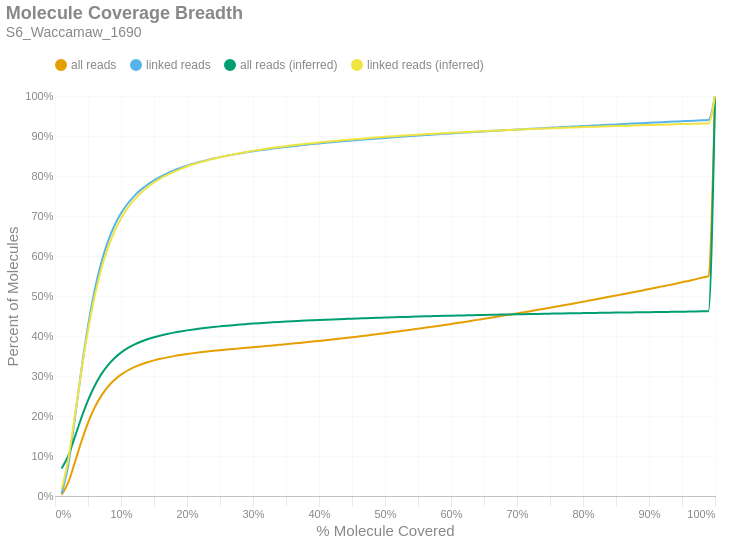

This figure's notebook cell:
### Markdown cell above
### Molecule Read Coverage
This chart shows molecule coverage breadth as computed by the number of bases aligned to that molecule. In other words, "*how much of each unique long molecule is actually sequenced/aligned?*" Keep in mind there is a distinction between sequences and alignments, since some sequences belonging to a particular molecule may not align well and wouldn't appear in the alignment data. This chart also shows molecule coverage breadth as computed by the *inferred fragment* from which the aligned sequences originate. Unlike read coverage, this calculation takes into account the total insert size, including unsequenced gaps between the forward and reverse reads. Like the previous figures, these are cumulative percents.

### Code cell
if SKIPLR:
    print_html(f"Skipped")
else:
    binned_df = consolidated_hist(valids['coverage_bp'], mask, 0.01, True)
    binned_df_inf = consolidated_hist(valids['coverage_inserts'], mask, 0.01, True)
    binned_df = binned_df.with_columns(pl.lit(binned_df_inf['all reads (cumsum)']).alias('all reads (inferred)'))
    binned_df = binned_df.with_columns(pl.lit(binned_df_inf['linked reads (cumsum)']).alias('linked reads (inferred)'))
    binned_df = binned_df.with_columns(
        (pl.col('bin').cast(pl.Float64) + 0.01).alias('right_edge')
    )

    with SafeRender(binned_df):
        (
            density_plot(binned_df, 'Molecule Coverage Breadth', samplename, 'molcov', ['all reads (inferred)','linked reads (inferred)'])
            .encode(
                #x=alt.X('bin:Q', title="% Molecule Covered").axis(format = '%').scale(padding=0),
                x=alt.X('right_edge:Q', title="% Molecule Covered").axis(format='%').scale(padding=0),
                y=alt.Y('value:Q', title='Percent of Molecules')
                    .axis(format='%')
                    .stack(False)
                    .scale(domainMin=0, padding=0),
                color=alt.Color("key:N").scale(domain = ["all reads", "linked reads", "all reads (inferred)", "linked reads (inferred)"]),
                tooltip = [
                    alt.Tooltip("key:N", title = "Data Type"),
                    alt.Tooltip("range_label:N", title="% Molecule Covered"),
                    alt.Tooltip("value:Q", format = ".2%", title="% Molecules")
                ]
            )
        ).display()

### Figure 1 — Vega-Lite specification as saved in the notebook (floating-point values rounded to 4 significant figures)
{"width": "container", "height": 400, "config": {"title": {"anchor": "start", "dy": -15, "fontSize": 18, "color": "#888888", "subtitleColor": "#888888", "subtitleFontSize": 14}, "arc": {"fill": "#0072B2"}, "axis": {"domainColor": "#888888", "domainWidth": 0.5, "gridWidth": 0.2, "grid": false, "titleFontWeight": 400, "titleFontSize": 15, "labelFontSize": 11, "labelColor": "#888888", "tickColor": "#888888", "tickWidth": 0.2, "titleColor": "#888888"}, "axisBand": {"grid": false}, "axisX": {"grid": true, "tickSize": 10, "domainCap": "round"}, "axisY": {"domain": false, "grid": true, "tickSize": 0, "domainCap": "round"}, "background": "transparent", "header": {"labelFontSize": 15, "labelColor": "#888888", "titleFontSize": 15, "titleFontWeight": 600, "titleColor": "#888888"}, "legend": {"labelFont": "sans-serif", "labelFontSize": 12, "labelColor": "#888888", "symbolSize": 100, "symbolType": "circle", "titleFontSize": 12, "titlePadding": 10, "titleColor": "#888888", "title": null, "orient": "top"}, "range": {"category": ["#E69F00", "#56B4E9", "#009E73", "#F0E442", "#0072B2", "#D55E00", "#CC79A7", "#000000"], "diverging": ["#cfe8f3", "#a2d4ec", "#73bfe2", "#46abdb", "#1696d2", "#12719e"]}, "area": {"fill": "#0072B2", "fillOpacity": 0.7, "line": true, "strokeOpacity": 0.7}, "line": {"color": "#0072B2", "stroke": "#0072B2", "strokeWidth": 2}, "trail": {"color": "#0072B2", "stroke": "#0072B2", "strokeWidth": 0, "size": 1}, "point": {"filled": true, "fillOpacity": 1.0, "size": 95}, "text": {"color": "#888888", "fontSize": 11, "align": "right", "fontWeight": 400, "size": 11}, "bar": {"fill": "#0072B2", "stroke": null}, "view": {"stroke": null, "continuousWidth": 660, "continuousHeight": 400}}, "data": {"name": "data-c12e92af960acf3cdcf392b081d2941f"}, "mark": {"type": "line", "interpolate": "monotone", "point": {"opacity": 0, "size": 275}}, "encoding": {"color": {"field": "key", "scale": {"domain": ["all reads", "linked reads", "all reads (inferred)", "linked reads (inferred)"]}, "type": "nominal"}, "tooltip": [{"field": "key", "title": "Data Type", "type": "nominal"}, {"field": "range_label", "title": "% Molecule Covered", "type": "nominal"}, {"field": "value", "format": ".2%", "title": "% Molecules", "type": "quantitative"}], "x": {"axis": {"format": "%"}, "field": "right_edge", "scale": {"padding": 0}, "title": "% Molecule Covered", "type": "quantitative"}, "y": {"axis": {"format": "%"}, "field": "value", "scale": {"domainMin": 0, "padding": 0}, "stack": false, "title": "Percent of Molecules", "type": "quantitative"}}, "params": [{"name": "param_c36ac31b6afebe62", "select": {"type": "point", "fields": ["key"]}, "bind": "legend"}], "title": {"text": "Molecule Coverage Breadth", "subtitle": "S6_Waccamaw_1690"}, "transform": [{"fold": ["all reads (cumsum)", "linked reads (cumsum)", "all reads (inferred)", "linked reads (inferred)"]}, {"calculate": "replace(datum.key, ' (cumsum)', '')", "as": "key"}, {"filter": {"param": "param_c36ac31b6afebe62"}}], "usermeta": {"embedOptions": {"downloadFileName": "S6_Waccamaw_1690.molcov"}}, "$schema": "https://vega.github.io/schema/vega-lite/v6.1.0.json", "datasets": {"data-c12e92af960acf3cdcf392b081d2941f": [{"bin": "0.0", "interval": "0.0-0.01", "all reads": 0.002935, "linked reads": 0.006259, "all reads (cumsum)": 0.002935, "linked reads (cumsum)": 0.006259, "range_label": "0.0-0.01", "all reads (inferred)": 0.06858, "linked reads (inferred)": 0.01719, "right_edge": 0.01}, {"bin": "0.01", "interval": "0.01-0.02", "all reads": 0.03042, "linked reads": 0.06996, "all reads (cumsum)": 0.03335, "linked reads (cumsum)": 0.07622, "range_label": "0.01-0.02", "all reads (inferred)": 0.1002, "linked reads (inferred)": 0.09013, "right_edge": 0.02}, {"bin": "0.02", "interval": "0.02-0.03", "all reads": 0.0501, "linked reads": 0.1166, "all reads (cumsum)": 0.08345, "linked reads (cumsum)": 0.1928, "range_label": "0.02-0.03", "all reads (inferred)": 0.1472, "linked reads (inferred)": 0.1995, "right_edge": 0.03}, {"bin": "0.03", "interval": "0.03-0.04", "all reads": 0.05275, "linked reads": 0.1231, "all reads (cumsum)": 0.1362, "linked reads (cumsum)": 0.316, "range_label": "0.03-0.04", "all reads (inferred)": 0.1956, "linked reads (inferred)": 0.3127, "right_edge": 0.04}, {"bin": "0.04", "interval": "0.04-0.05", "all reads": 0.0467, "linked reads": 0.1091, "all reads (cumsum)": 0.1829, "linked reads (cumsum)": 0.4251, "range_label": "0.04-0.05", "all reads (inferred)": 0.2388, "linked reads (inferred)": 0.4139, "right_edge": 0.05}, {"bin": "0.05", "interval": "0.05-0.06", "all reads": 0.03792, "linked reads": 0.08863, "all reads (cumsum)": 0.2208, "linked reads (cumsum)": 0.5138, "range_label": "0.05-0.06", "all reads (inferred)": 0.2751, "linked reads (inferred)": 0.4988, "right_edge": 0.06}, {"bin": "0.06", "interval": "0.06-0.07", "all reads": 0.02955, "linked reads": 0.06907, "all reads (cumsum)": 0.2504, "linked reads (cumsum)": 0.5828, "range_label": "0.06-0.07", "all reads (inferred)": 0.304, "linked reads (inferred)": 0.5666, "right_edge": 0.07}, {"bin": "0.07", "interval": "0.07-0.08", "all reads": 0.02265, "linked reads": 0.05289, "all reads (cumsum)": 0.273, "linked reads (cumsum)": 0.6357, "range_label": "0.07-0.08", "all reads (inferred)": 0.3267, "linked reads (inferred)": 0.6198, "right_edge": 0.08}, {"bin": "0.08", "interval": "0.08-0.09", "all reads": 0.01723, "linked reads": 0.04021, "all reads (cumsum)": 0.2903, "linked reads (cumsum)": 0.6759, "range_label": "0.08-0.09", "all reads (inferred)": 0.3445, "linked reads (inferred)": 0.6613, "right_edge": 0.09}, {"bin": "0.09", "interval": "0.09-0.1", "all reads": 0.01317, "linked reads": 0.0307, "all reads (cumsum)": 0.3034, "linked reads (cumsum)": 0.7066, "range_label": "0.09-0.1", "all reads (inferred)": 0.3584, "linked reads (inferred)": 0.6938, "right_edge": 0.1}, {"bin": "0.1", "interval": "0.1-0.11", "all reads": 0.01032, "linked reads": 0.024, "all reads (cumsum)": 0.3137, "linked reads (cumsum)": 0.7306, "range_label": "0.1-0.11", "all reads (inferred)": 0.3694, "linked reads (inferred)": 0.7196, "right_edge": 0.11}, {"bin": "0.11", "interval": "0.11-0.12", "all reads": 0.008244, "linked reads": 0.01914, "all reads (cumsum)": 0.322, "linked reads (cumsum)": 0.7498, "range_label": "0.11-0.12", "all reads (inferred)": 0.3784, "linked reads (inferred)": 0.7405, "right_edge": 0.12}, {"bin": "0.12", "interval": "0.12-0.13", "all reads": 0.006732, "linked reads": 0.01562, "all reads (cumsum)": 0.3287, "linked reads (cumsum)": 0.7654, "range_label": "0.12-0.13", "all reads (inferred)": 0.3857, "linked reads (inferred)": 0.7575, "right_edge": 0.13}, {"bin": "0.13", "interval": "0.13-0.14", "all reads": 0.005558, "linked reads": 0.01289, "all reads (cumsum)": 0.3343, "linked reads (cumsum)": 0.7783, "range_label": "0.13-0.14", "all reads (inferred)": 0.3918, "linked reads (inferred)": 0.7717, "right_edge": 0.14}, {"bin": "0.14", "interval": "0.14-0.15", "all reads": 0.004755, "linked reads": 0.011, "all reads (cumsum)": 0.339, "linked reads (cumsum)": 0.7893, "range_label": "0.14-0.15", "all reads (inferred)": 0.3969, "linked reads (inferred)": 0.7838, "right_edge": 0.15}, {"bin": "0.15", "interval": "0.15-0.16", "all reads": 0.004027, "linked reads": 0.009296, "all reads (cumsum)": 0.3431, "linked reads (cumsum)": 0.7986, "range_label": "0.15-0.16", "all reads (inferred)": 0.4013, "linked reads (inferred)": 0.794, "right_edge": 0.16}, {"bin": "0.16", "interval": "0.16-0.17", "all reads": 0.003527, "linked reads": 0.008107, "all reads (cumsum)": 0.3466, "linked reads (cumsum)": 0.8067, "range_label": "0.16-0.17", "all reads (inferred)": 0.4051, "linked reads (inferred)": 0.8028, "right_edge": 0.17}, {"bin": "0.17", "interval": "0.17-0.18", "all reads": 0.00309, "linked reads": 0.007083, "all reads (cumsum)": 0.3497, "linked reads (cumsum)": 0.8138, "range_label": "0.17-0.18", "all reads (inferred)": 0.4084, "linked reads (inferred)": 0.8105, "right_edge": 0.18}, {"bin": "0.18", "interval": "0.18-0.19", "all reads": 0.002744, "linked reads": 0.006271, "all reads (cumsum)": 0.3524, "linked reads (cumsum)": 0.82, "range_label": "0.18-0.19", "all reads (inferred)": 0.4114, "linked reads (inferred)": 0.8174, "right_edge": 0.19}, {"bin": "0.19", "interval": "0.19-0.2", "all reads": 0.002489, "linked reads": 0.005662, "all reads (cumsum)": 0.3549, "linked reads (cumsum)": 0.8257, "range_label": "0.19-0.2", "all reads (inferred)": 0.4141, "linked reads (inferred)": 0.8236, "right_edge": 0.2}, {"bin": "0.2", "interval": "0.2-0.21", "all reads": 0.002258, "linked reads": 0.005078, "all reads (cumsum)": 0.3572, "linked reads (cumsum)": 0.8308, "range_label": "0.2-0.21", "all reads (inferred)": 0.4165, "linked reads (inferred)": 0.8292, "right_edge": 0.21}, {"bin": "0.21", "interval": "0.21-0.22", "all reads": 0.002068, "linked reads": 0.004632, "all reads (cumsum)": 0.3592, "linked reads (cumsum)": 0.8354, "range_label": "0.21-0.22", "all reads (inferred)": 0.4186, "linked reads (inferred)": 0.8342, "right_edge": 0.22}, {"bin": "0.22", "interval": "0.22-0.23", "all reads": 0.001912, "linked reads": 0.004233, "all reads (cumsum)": 0.3612, "linked reads (cumsum)": 0.8396, "range_label": "0.22-0.23", "all reads (inferred)": 0.4206, "linked reads (inferred)": 0.8387, "right_edge": 0.23}, {"bin": "0.23", "interval": "0.23-0.24", "all reads": 0.001806, "linked reads": 0.00395, "all reads (cumsum)": 0.363, "linked reads (cumsum)": 0.8436, "range_label": "0.23-0.24", "all reads (inferred)": 0.4224, "linked reads (inferred)": 0.843, "right_edge": 0.24}, {"bin": "0.24", "interval": "0.24-0.25", "all reads": 0.001677, "linked reads": 0.00362, "all reads (cumsum)": 0.3646, "linked reads (cumsum)": 0.8472, "range_label": "0.24-0.25", "all reads (inferred)": 0.4241, "linked reads (inferred)": 0.8469, "right_edge": 0.25}, {"bin": "0.25", "interval": "0.25-0.26", "all reads": 0.001487, "linked reads": 0.003177, "all reads (cumsum)": 0.3661, "linked reads (cumsum)": 0.8504, "range_label": "0.25-0.26", "all reads (inferred)": 0.4257, "linked reads (inferred)": 0.8505, "right_edge": 0.26}, {"bin": "0.26", "interval": "0.26-0.27", "all reads": 0.001457, "linked reads": 0.003065, "all reads (cumsum)": 0.3676, "linked reads (cumsum)": 0.8535, "range_label": "0.26-0.27", "all reads (inferred)": 0.4272, "linked reads (inferred)": 0.8539, "right_edge": 0.27}, {"bin": "0.27", "interval": "0.27-0.28", "all reads": 0.001432, "linked reads": 0.002931, "all reads (cumsum)": 0.369, "linked reads (cumsum)": 0.8564, "range_label": "0.27-0.28", "all reads (inferred)": 0.4285, "linked reads (inferred)": 0.8571, "right_edge": 0.28}, {"bin": "0.28", "interval": "0.28-0.29", "all reads": 0.001441, "linked reads": 0.002763, "all reads (cumsum)": 0.3705, "linked reads (cumsum)": 0.8591, "range_label": "0.28-0.29", "all reads (inferred)": 0.4298, "linked reads (inferred)": 0.86, "right_edge": 0.29}, {"bin": "0.29", "interval": "0.29-0.3", "all reads": 0.001463, "linked reads": 0.0026, "all reads (cumsum)": 0.3719, "linked reads (cumsum)": 0.8617, "range_label": "0.29-0.3", "all reads (inferred)": 0.431, "linked reads (inferred)": 0.8628, "right_edge": 0.3}, {"bin": "0.3", "interval": "0.3-0.31", "all reads": 0.001464, "linked reads": 0.002438, "all reads (cumsum)": 0.3734, "linked reads (cumsum)": 0.8642, "range_label": "0.3-0.31", "all reads (inferred)": 0.4321, "linked reads (inferred)": 0.8654, "right_edge": 0.31}, {"bin": "0.31", "interval": "0.31-0.32", "all reads": 0.001473, "linked reads": 0.002288, "all reads (cumsum)": 0.3749, "linked reads (cumsum)": 0.8665, "range_label": "0.31-0.32", "all reads (inferred)": 0.4332, "linked reads (inferred)": 0.868, "right_edge": 0.32}, {"bin": "0.32", "interval": "0.32-0.33", "all reads": 0.001525, "linked reads": 0.002186, "all reads (cumsum)": 0.3764, "linked reads (cumsum)": 0.8687, "range_label": "0.32-0.33", "all reads (inferred)": 0.4342, "linked reads (inferred)": 0.8703, "right_edge": 0.33}, {"bin": "0.33", "interval": "0.33-0.34", "all reads": 0.001519, "linked reads": 0.002102, "all reads (cumsum)": 0.3779, "linked reads (cumsum)": 0.8708, "range_label": "0.33-0.34", "all reads (inferred)": 0.4352, "linked reads (inferred)": 0.8726, "right_edge": 0.34}, {"bin": "0.34", "interval": "0.34-0.35", "all reads": 0.00154, "linked reads": 0.001976, "all reads (cumsum)": 0.3794, "linked reads (cumsum)": 0.8727, "range_label": "0.34-0.35", "all reads (inferred)": 0.4361, "linked reads (inferred)": 0.8746, "right_edge": 0.35}, {"bin": "0.35", "interval": "0.35-0.36", "all reads": 0.001616, "linked reads": 0.001935, "all reads (cumsum)": 0.3811, "linked reads (cumsum)": 0.8747, "range_label": "0.35-0.36", "all reads (inferred)": 0.437, "linked reads (inferred)": 0.8766, "right_edge": 0.36}, {"bin": "0.36", "interval": "0.36-0.37", "all reads": 0.001601, "linked reads": 0.001775, "all reads (cumsum)": 0.3827, "linked reads (cumsum)": 0.8764, "range_label": "0.36-0.37", "all reads (inferred)": 0.4378, "linked reads (inferred)": 0.8785, "right_edge": 0.37}, {"bin": "0.37", "interval": "0.37-0.38", "all reads": 0.001693, "linked reads": 0.001761, "all reads (cumsum)": 0.3843, "linked reads (cumsum)": 0.8782, "range_label": "0.37-0.38", "all reads (inferred)": 0.4386, "linked reads (inferred)": 0.8804, "right_edge": 0.38}, {"bin": "0.38", "interval": "0.38-0.39", "all reads": 0.001693, "linked reads": 0.001672, "all reads (cumsum)": 0.386, "linked reads (cumsum)": 0.8799, "range_label": "0.38-0.39", "all reads (inferred)": 0.4394, "linked reads (inferred)": 0.8821, "right_edge": 0.39}, {"bin": "0.39", "interval": "0.39-0.4", "all reads": 0.00174, "linked reads": 0.00162, "all reads (cumsum)": 0.3878, "linked reads (cumsum)": 0.8815, "range_label": "0.39-0.4", "all reads (inferred)": 0.4401, "linked reads (inferred)": 0.8838, "right_edge": 0.4}, {"bin": "0.4", "interval": "0.4-0.41", "all reads": 0.001753, "linked reads": 0.001544, "all reads (cumsum)": 0.3895, "linked reads (cumsum)": 0.883, "range_label": "0.4-0.41", "all reads (inferred)": 0.4408, "linked reads (inferred)": 0.8855, "right_edge": 0.41}, {"bin": "0.41", "interval": "0.41-0.42", "all reads": 0.001761, "linked reads": 0.001493, "all reads (cumsum)": 0.3913, "linked reads (cumsum)": 0.8845, "range_label": "0.41-0.42", "all reads (inferred)": 0.4415, "linked reads (inferred)": 0.887, "right_edge": 0.42}, {"bin": "0.42", "interval": "0.42-0.43", "all reads": 0.001863, "linked reads": 0.001466, "all reads (cumsum)": 0.3932, "linked reads (cumsum)": 0.886, "range_label": "0.42-0.43", "all reads (inferred)": 0.4422, "linked reads (inferred)": 0.8885, "right_edge": 0.43}, {"bin": "0.43", "interval": "0.43-0.44", "all reads": 0.001877, "linked reads": 0.001452, "all reads (cumsum)": 0.395, "linked reads (cumsum)": 0.8875, "range_label": "0.43-0.44", "all reads (inferred)": 0.4428, "linked reads (inferred)": 0.89, "right_edge": 0.44}, {"bin": "0.44", "interval": "0.44-0.45", "all reads": 0.001936, "linked reads": 0.001395, "all reads (cumsum)": 0.397, "linked reads (cumsum)": 0.8888, "range_label": "0.44-0.45", "all reads (inferred)": 0.4434, "linked reads (inferred)": 0.8914, "right_edge": 0.45}, {"bin": "0.45", "interval": "0.45-0.46", "all reads": 0.001934, "linked reads": 0.001314, "all reads (cumsum)": 0.3989, "linked reads (cumsum)": 0.8902, "range_label": "0.45-0.46", "all reads (inferred)": 0.444, "linked reads (inferred)": 0.8927, "right_edge": 0.46}, {"bin": "0.46", "interval": "0.46-0.47", "all reads": 0.001943, "linked reads": 0.00128, "all reads (cumsum)": 0.4008, "linked reads (cumsum)": 0.8914, "range_label": "0.46-0.47", "all reads (inferred)": 0.4446, "linked reads (inferred)": 0.894, "right_edge": 0.47}, {"bin": "0.47", "interval": "0.47-0.48", "all reads": 0.00207, "linked reads": 0.001271, "all reads (cumsum)": 0.4029, "linked reads (cumsum)": 0.8927, "range_label": "0.47-0.48", "all reads (inferred)": 0.4452, "linked reads (inferred)": 0.8953, "right_edge": 0.48}, {"bin": "0.48", "interval": "0.48-0.49", "all reads": 0.001983, "linked reads": 0.001206, "all reads (cumsum)": 0.4049, "linked reads (cumsum)": 0.8939, "range_label": "0.48-0.49", "all reads (inferred)": 0.4457, "linked reads (inferred)": 0.8966, "right_edge": 0.49}, {"bin": "0.49", "interval": "0.49-0.5", "all reads": 0.00222, "linked reads": 0.001298, "all reads (cumsum)": 0.4071, "linked reads (cumsum)": 0.8952, "range_label": "0.49-0.5", "all reads (inferred)": 0.4463, "linked reads (inferred)": 0.8979, "right_edge": 0.5}, {"bin": "0.5", "interval": "0.5-0.51", "all reads": 0.001971, "linked reads": 0.00122, "all reads (cumsum)": 0.4091, "linked reads (cumsum)": 0.8964, "range_label": "0.5-0.51", "all reads (inferred)": 0.4467, "linked reads (inferred)": 0.8989, "right_edge": 0.51}, {"bin": "0.51", "interval": "0.51-0.52", "all reads": 0.002254, "linked reads": 0.001196, "all reads (cumsum)": 0.4113, "linked reads (cumsum)": 0.8976, "range_label": "0.51-0.52", "all reads (inferred)": 0.4472, "linked reads (inferred)": 0.9001, "right_edge": 0.52}, {"bin": "0.52", "interval": "0.52-0.53", "all reads": 0.002205, "linked reads": 0.001187, "all reads (cumsum)": 0.4135, "linked reads (cumsum)": 0.8988, "range_label": "0.52-0.53", "all reads (inferred)": 0.4477, "linked reads (inferred)": 0.9012, "right_edge": 0.53}, {"bin": "0.53", "interval": "0.53-0.54", "all reads": 0.002257, "linked reads": 0.001106, "all reads (cumsum)": 0.4158, "linked reads (cumsum)": 0.8999, "range_label": "0.53-0.54", "all reads (inferred)": 0.4482, "linked reads (inferred)": 0.9022, "right_edge": 0.54}, {"bin": "0.54", "interval": "0.54-0.55", "all reads": 0.002253, "linked reads": 0.001133, "all reads (cumsum)": 0.4181, "linked reads (cumsum)": 0.9011, "range_label": "0.54-0.55", "all reads (inferred)": 0.4487, "linked reads (inferred)": 0.9033, "right_edge": 0.55}, {"bin": "0.55", "interval": "0.55-0.56", "all reads": 0.002358, "linked reads": 0.001129, "all reads (cumsum)": 0.4204, "linked reads (cumsum)": 0.9022, "range_label": "0.55-0.56", "all reads (inferred)": 0.4491, "linked reads (inferred)": 0.9043, "right_edge": 0.56}, {"bin": "0.56", "interval": "0.56-0.57", "all reads": 0.00239, "linked reads": 0.001066, "all reads (cumsum)": 0.4228, "linked reads (cumsum)": 0.9033, "range_label": "0.56-0.57", "all reads (inferred)": 0.4495, "linked reads (inferred)": 0.9052, "right_edge": 0.57}, {"bin": "0.57", "interval": "0.57-0.58", "all reads": 0.002383, "linked reads": 0.001114, "all reads (cumsum)": 0.4252, "linked reads (cumsum)": 0.9044, "range_label": "0.57-0.58", "all reads (inferred)": 0.45, "linked reads (inferred)": 0.9062, "right_edge": 0.58}, {"bin": "0.58", "interval": "0.58-0.59", "all reads": 0.002399, "linked reads": 0.001011, "all reads (cumsum)": 0.4276, "linked reads (cumsum)": 0.9054, "range_label": "0.58-0.59", "all reads (inferred)": 0.4504, "linked reads (inferred)": 0.9071, "right_edge": 0.59}, {"bin": "0.59", "interval": "0.59-0.6", "all reads": 0.002505, "linked reads": 0.001093, "all reads (cumsum)": 0.4301, "linked reads (cumsum)": 0.9065, "range_label": "0.59-0.6", "all reads (inferred)": 0.4508, "linked reads (inferred)": 0.908, "right_edge": 0.6}, {"bin": "0.6", "interval": "0.6-0.61", "all reads": 0.002437, "linked reads": 0.001009, "all reads (cumsum)": 0.4325, "linked reads (cumsum)": 0.9075, "range_label": "0.6-0.61", "all reads (inferred)": 0.4512, "linked reads (inferred)": 0.9089, "right_edge": 0.61}, {"bin": "0.61", "interval": "0.61-0.62", "all reads": 0.002626, "linked reads": 0.001031, "all reads (cumsum)": 0.4352, "linked reads (cumsum)": 0.9085, "range_label": "0.61-0.62", "all reads (inferred)": 0.4515, "linked reads (inferred)": 0.9097, "right_edge": 0.62}, {"bin": "0.62", "interval": "0.62-0.63", "all reads": 0.00254, "linked reads": 0.0009999, "all reads (cumsum)": 0.4377, "linked reads (cumsum)": 0.9095, "range_label": "0.62-0.63", "all reads (inferred)": 0.4519, "linked reads (inferred)": 0.9105, "right_edge": 0.63}, {"bin": "0.63", "interval": "0.63-0.64", "all reads": 0.002638, "linked reads": 0.0009822, "all reads (cumsum)": 0.4403, "linked reads (cumsum)": 0.9105, "range_label": "0.63-0.64", "all reads (inferred)": 0.4523, "linked reads (inferred)": 0.9114, "right_edge": 0.64}, {"bin": "0.64", "interval": "0.64-0.65", "all reads": 0.002573, "linked reads": 0.0009776, "all reads (cumsum)": 0.4429, "linked reads (cumsum)": 0.9115, "range_label": "0.64-0.65", "all reads (inferred)": 0.4526, "linked reads (inferred)": 0.9122, "right_edge": 0.65}, {"bin": "0.65", "interval": "0.65-0.66", "all reads": 0.002766, "linked reads": 0.000973, "all reads (cumsum)": 0.4457, "linked reads (cumsum)": 0.9124, "range_label": "0.65-0.66", "all reads (inferred)": 0.453, "linked reads (inferred)": 0.913, "right_edge": 0.66}, {"bin": "0.66", "interval": "0.66-0.67", "all reads": 0.002637, "linked reads": 0.0009083, "all reads (cumsum)": 0.4483, "linked reads (cumsum)": 0.9134, "range_label": "0.66-0.67", "all reads (inferred)": 0.4533, "linked reads (inferred)": 0.9137, "right_edge": 0.67}, {"bin": "0.67", "interval": "0.67-0.68", "all reads": 0.002734, "linked reads": 0.0009118, "all reads (cumsum)": 0.451, "linked reads (cumsum)": 0.9143, "range_label": "0.67-0.68", "all reads (inferred)": 0.4536, "linked reads (inferred)": 0.9145, "right_edge": 0.68}, {"bin": "0.68", "interval": "0.68-0.69", "all reads": 0.002692, "linked reads": 0.0008998, "all reads (cumsum)": 0.4537, "linked reads (cumsum)": 0.9152, "range_label": "0.68-0.69", "all reads (inferred)": 0.454, "linked reads (inferred)": 0.9152, "right_edge": 0.69}, {"bin": "0.69", "interval": "0.69-0.7", "all reads": 0.002827, "linked reads": 0.0009249, "all reads (cumsum)": 0.4566, "linked reads (cumsum)": 0.9161, "range_label": "0.69-0.7", "all reads (inferred)": 0.4543, "linked reads (inferred)": 0.9159, "right_edge": 0.7}, {"bin": "0.7", "interval": "0.7-0.71", "all reads": 0.002739, "linked reads": 0.0008477, "all reads (cumsum)": 0.4593, "linked reads (cumsum)": 0.9169, "range_label": "0.7-0.71", "all reads (inferred)": 0.4546, "linked reads (inferred)": 0.9166, "right_edge": 0.71}, {"bin": "0.71", "interval": "0.71-0.72", "all reads": 0.002773, "linked reads": 0.0009221, "all reads (cumsum)": 0.4621, "linked reads (cumsum)": 0.9179, "range_label": "0.71-0.72", "all reads (inferred)": 0.4549, "linked reads (inferred)": 0.9173, "right_edge": 0.72}, {"bin": "0.72", "interval": "0.72-0.73", "all reads": 0.002865, "linked reads": 0.0008471, "all reads (cumsum)": 0.4649, "linked reads (cumsum)": 0.9187, "range_label": "0.72-0.73", "all reads (inferred)": 0.4552, "linked reads (inferred)": 0.918, "right_edge": 0.73}, {"bin": "0.73", "interval": "0.73-0.74", "all reads": 0.002833, "linked reads": 0.0008866, "all reads (cumsum)": 0.4678, "linked reads (cumsum)": 0.9196, "range_label": "0.73-0.74", "all reads (inferred)": 0.4555, "linked reads (inferred)": 0.9186, "right_edge": 0.74}, {"bin": "0.74", "interval": "0.74-0.75", "all reads": 0.003071, "linked reads": 0.0009066, "all reads (cumsum)": 0.4708, "linked reads (cumsum)": 0.9205, "range_label": "0.74-0.75", "all reads (inferred)": 0.4558, "linked reads (inferred)": 0.9192, "right_edge": 0.75}, {"bin": "0.75", "interval": "0.75-0.76", "all reads": 0.002859, "linked reads": 0.0008402, "all reads (cumsum)": 0.4737, "linked reads (cumsum)": 0.9213, "range_label": "0.75-0.76", "all reads (inferred)": 0.4561, "linked reads (inferred)": 0.9199, "right_edge": 0.76}, {"bin": "0.76", "interval": "0.76-0.77", "all reads": 0.002955, "linked reads": 0.0008568, "all reads (cumsum)": 0.4767, "linked reads (cumsum)": 0.9222, "range_label": "0.76-0.77", "all reads (inferred)": 0.4564, "linked reads (inferred)": 0.9205, "right_edge": 0.77}, {"bin": "0.77", "interval": "0.77-0.78", "all reads": 0.00297, "linked reads": 0.0008671, "all reads (cumsum)": 0.4796, "linked reads (cumsum)": 0.9231, "range_label": "0.77-0.78", "all reads (inferred)": 0.4567, "linked reads (inferred)": 0.9211, "right_edge": 0.78}, {"bin": "0.78", "interval": "0.78-0.79", "all reads": 0.003002, "linked reads": 0.0008213, "all reads (cumsum)": 0.4826, "linked reads (cumsum)": 0.9239, "range_label": "0.78-0.79", "all reads (inferred)": 0.4569, "linked reads (inferred)": 0.9217, "right_edge": 0.79}, {"bin": "0.79", "interval": "0.79-0.8", "all reads": 0.003106, "linked reads": 0.0008723, "all reads (cumsum)": 0.4857, "linked reads (cumsum)": 0.9248, "range_label": "0.79-0.8", "all reads (inferred)": 0.4572, "linked reads (inferred)": 0.9223, "right_edge": 0.8}, {"bin": "0.8", "interval": "0.8-0.81", "all reads": 0.002895, "linked reads": 0.0008099, "all reads (cumsum)": 0.4886, "linked reads (cumsum)": 0.9256, "range_label": "0.8-0.81", "all reads (inferred)": 0.4575, "linked reads (inferred)": 0.9228, "right_edge": 0.81}, {"bin": "0.81", "interval": "0.81-0.82", "all reads": 0.003086, "linked reads": 0.0008631, "all reads (cumsum)": 0.4917, "linked reads (cumsum)": 0.9264, "range_label": "0.81-0.82", "all reads (inferred)": 0.4577, "linked reads (inferred)": 0.9234, "right_edge": 0.82}, {"bin": "0.82", "interval": "0.82-0.83", "all reads": 0.003149, "linked reads": 0.0008597, "all reads (cumsum)": 0.4949, "linked reads (cumsum)": 0.9273, "range_label": "0.82-0.83", "all reads (inferred)": 0.458, "linked reads (inferred)": 0.9239, "right_edge": 0.83}, {"bin": "0.83", "interval": "0.83-0.84", "all reads": 0.003136, "linked reads": 0.0008471, "all reads (cumsum)": 0.498, "linked reads (cumsum)": 0.9281, "range_label": "0.83-0.84", "all reads (inferred)": 0.4582, "linked reads (inferred)": 0.9245, "right_edge": 0.84}, {"bin": "0.84", "interval": "0.84-0.85", "all reads": 0.003097, "linked reads": 0.0008362, "all reads (cumsum)": 0.5011, "linked reads (cumsum)": 0.929, "range_label": "0.84-0.85", "all reads (inferred)": 0.4585, "linked reads (inferred)": 0.925, "right_edge": 0.85}, {"bin": "0.85", "interval": "0.85-0.86", "all reads": 0.003212, "linked reads": 0.0007927, "all reads (cumsum)": 0.5043, "linked reads (cumsum)": 0.9298, "range_label": "0.85-0.86", "all reads (inferred)": 0.4587, "linked reads (inferred)": 0.9255, "right_edge": 0.86}, {"bin": "0.86", "interval": "0.86-0.87", "all reads": 0.003137, "linked reads": 0.0007864, "all reads (cumsum)": 0.5074, "linked reads (cumsum)": 0.9306, "range_label": "0.86-0.87", "all reads (inferred)": 0.4589, "linked reads (inferred)": 0.9259, "right_edge": 0.87}, {"bin": "0.87", "interval": "0.87-0.88", "all reads": 0.00326, "linked reads": 0.0008242, "all reads (cumsum)": 0.5107, "linked reads (cumsum)": 0.9314, "range_label": "0.87-0.88", "all reads (inferred)": 0.4591, "linked reads (inferred)": 0.9265, "right_edge": 0.88}, {"bin": "0.88", "interval": "0.88-0.89", "all reads": 0.00323, "linked reads": 0.0007933, "all reads (cumsum)": 0.5139, "linked reads (cumsum)": 0.9322, "range_label": "0.88-0.89", "all reads (inferred)": 0.4594, "linked reads (inferred)": 0.9269, "right_edge": 0.89}, {"bin": "0.89", "interval": "0.89-0.9", "all reads": 0.003381, "linked reads": 0.0008488, "all reads (cumsum)": 0.5173, "linked reads (cumsum)": 0.933, "range_label": "0.89-0.9", "all reads (inferred)": 0.4596, "linked reads (inferred)": 0.9274, "right_edge": 0.9}, {"bin": "0.9", "interval": "0.9-0.91", "all reads": 0.003192, "linked reads": 0.0007601, "all reads (cumsum)": 0.5205, "linked reads (cumsum)": 0.9338, "range_label": "0.9-0.91", "all reads (inferred)": 0.4598, "linked reads (inferred)": 0.9279, "right_edge": 0.91}, {"bin": "0.91", "interval": "0.91-0.92", "all reads": 0.003526, "linked reads": 0.0007773, "all reads (cumsum)": 0.524, "linked reads (cumsum)": 0.9346, "range_label": "0.91-0.92", "all reads (inferred)": 0.4601, "linked reads (inferred)": 0.9284, "right_edge": 0.92}, {"bin": "0.92", "interval": "0.92-0.93", "all reads": 0.003175, "linked reads": 0.0008002, "all reads (cumsum)": 0.5272, "linked reads (cumsum)": 0.9354, "range_label": "0.92-0.93", "all reads (inferred)": 0.4603, "linked reads (inferred)": 0.9288, "right_edge": 0.93}, {"bin": "0.93", "interval": "0.93-0.94", "all reads": 0.003453, "linked reads": 0.0007595, "all reads (cumsum)": 0.5307, "linked reads (cumsum)": 0.9361, "range_label": "0.93-0.94", "all reads (inferred)": 0.4605, "linked reads (inferred)": 0.9293, "right_edge": 0.94}, {"bin": "0.94", "interval": "0.94-0.95", "all reads": 0.003804, "linked reads": 0.0007292, "all reads (cumsum)": 0.5345, "linked reads (cumsum)": 0.9368, "range_label": "0.94-0.95", "all reads (inferred)": 0.4608, "linked reads (inferred)": 0.9298, "right_edge": 0.95}, {"bin": "0.95", "interval": "0.95-0.96", "all reads": 0.003287, "linked reads": 0.0008053, "all reads (cumsum)": 0.5378, "linked reads (cumsum)": 0.9377, "range_label": "0.95-0.96", "all reads (inferred)": 0.4611, "linked reads (inferred)": 0.9303, "right_edge": 0.96}, {"bin": "0.96", "interval": "0.96-0.97", "all reads": 0.003832, "linked reads": 0.0007092, "all reads (cumsum)": 0.5416, "linked reads (cumsum)": 0.9384, "range_label": "0.96-0.97", "all reads (inferred)": 0.4613, "linked reads (inferred)": 0.9307, "right_edge": 0.97}, {"bin": "0.97", "interval": "0.97-0.98", "all reads": 0.004178, "linked reads": 0.0007126, "all reads (cumsum)": 0.5458, "linked reads (cumsum)": 0.9391, "range_label": "0.97-0.98", "all reads (inferred)": 0.4616, "linked reads (inferred)": 0.9312, "right_edge": 0.98}, {"bin": "0.98", "interval": "0.98-0.99", "all reads": 0.00408, "linked reads": 0.0007509, "all reads (cumsum)": 0.5498, "linked reads (cumsum)": 0.9398, "range_label": "0.98-0.99", "all reads (inferred)": 0.4619, "linked reads (inferred)": 0.9315, "right_edge": 0.99}, {"bin": "0.99", "interval": "0.99-1.0", "all reads": 0.4502, "linked reads": 0.06018, "all reads (cumsum)": 1.0, "linked reads (cumsum)": 1.0, "range_label": "0.99-1.0", "all reads (inferred)": 1.0, "linked reads (inferred)": 1.0, "right_edge": 1.0}]}}
